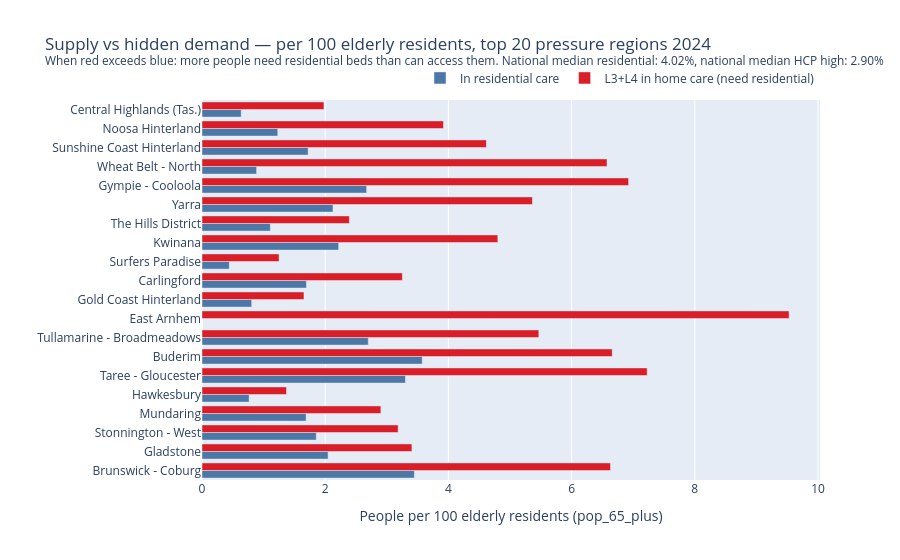

This figure's notebook cell:
### Markdown cell above
## Three-Tier Access Gap: Why These Regions Are Under-Served

`waitlist_pressure` shows *how stretched* supply is relative to demand. But it doesn't explain *why* some regions end up with so little supply. Three access rate dimensions make the structural pattern visible:

| Metric | Formula | What it shows |
|--------|---------|---------------|
| `access_rate_residential` | total_residential / pop_65_plus × 100 | Who is actually IN residential care today |
| `access_rate_hcp_high` | hcp_high_needs / pop_65_plus × 100 | L3+L4 home care users per elderly population — hidden residential demand |
| `access_rate_combined` | (total_residential + total_homecare) / pop_65_plus × 100 | Total aged care reach of the system |

**The key signal:** when `access_rate_hcp_high` exceeds `access_rate_residential`, the system has more people who need residential beds than it has beds to offer. Home care is functioning as a holding pen — not by design, but by default.

National median (2024): residential **4.02%** vs HCP high-needs **2.90%**. In crisis regions, this ratio flips.

### Code cell
top20_sorted = top20.sort_values('waitlist_pressure')

fig = go.Figure()

fig.add_trace(go.Bar(
    y=top20_sorted['sa3_name'],
    x=top20_sorted['access_rate_residential'],
    name='In residential care',
    orientation='h',
    marker_color='#4C78A8',
    hovertemplate='%{y}<br>Residential access: %{x:.2f}% of pop 65+<extra></extra>',
))

fig.add_trace(go.Bar(
    y=top20_sorted['sa3_name'],
    x=top20_sorted['access_rate_hcp_high'],
    name='L3+L4 in home care (need residential)',
    orientation='h',
    marker_color='#da1e28',
    hovertemplate='%{y}<br>Hidden demand (L3+L4): %{x:.2f}% of pop 65+<extra></extra>',
))

fig.update_layout(
    barmode='group',
    title='Supply vs hidden demand — per 100 elderly residents, top 20 pressure regions 2024<br>'
          '<sup>When red exceeds blue: more people need residential beds than can access them. '
          'National median residential: 4.02%, national median HCP high: 2.90%</sup>',
    xaxis_title='People per 100 elderly residents (pop_65_plus)',
    yaxis_title='',
    height=560,
    legend=dict(orientation='h', yanchor='bottom', y=1.02, xanchor='right', x=1)
)
fig.show()

flipped = (top20['access_rate_hcp_high'] > top20['access_rate_residential']).sum()
nat_res = df['access_rate_residential'].median()
nat_hcp = df['access_rate_hcp_high'].median()
top20_res = top20['access_rate_residential'].mean()
top20_hcp = top20['access_rate_hcp_high'].mean()

print(f'{flipped}/20 worst regions: L3+L4 home care exceeds residential access per capita (ratio flipped)')
print(f'National median — residential: {nat_res:.2f}%  |  HCP high: {nat_hcp:.2f}%')
print(f'Top 20 average — residential: {top20_res:.2f}%  |  HCP high: {top20_hcp:.2f}%')
print(f'Top 20 residential is {nat_res/top20_res:.1f}x below national median — supply is the constraint, not demand.')

### Figure 1 — Plotly figure (JSON) as saved in the notebook; plotly's stock layout.template omitted (floating-point values rounded to 4 significant figures)
{"data": [{"hovertemplate": "%{y}<br>Residential access: %{x:.2f}% of pop 65+<extra></extra>", "marker": {"color": "#4C78A8"}, "name": "In residential care", "orientation": "h", "type": "bar", "x": [3.448, 2.047, 1.855, 1.69, 0.7649, 3.302, 3.575, 2.699, NaN, 0.8059, 1.696, 0.4431, 2.218, 1.109, 2.127, 2.672, 0.8866, 1.723, 1.23, 0.6363], "y": ["Brunswick - Coburg", "Gladstone", "Stonnington - West", "Mundaring", "Hawkesbury", "Taree - Gloucester", "Buderim", "Tullamarine - Broadmeadows", "East Arnhem", "Gold Coast Hinterland", "Carlingford", "Surfers Paradise", "Kwinana", "The Hills District", "Yarra", "Gympie - Cooloola", "Wheat Belt - North", "Sunshine Coast Hinterland", "Noosa Hinterland", "Central Highlands (Tas.)"]}, {"hovertemplate": "%{y}<br>Hidden demand (L3+L4): %{x:.2f}% of pop 65+<extra></extra>", "marker": {"color": "#da1e28"}, "name": "L3+L4 in home care (need residential)", "orientation": "h", "type": "bar", "x": [6.631, 3.408, 3.184, 2.904, 1.372, 7.227, 6.66, 5.468, 9.531, 1.655, 3.253, 1.251, 4.802, 2.392, 5.364, 6.926, 6.575, 4.616, 3.92, 1.979], "y": ["Brunswick - Coburg", "Gladstone", "Stonnington - West", "Mundaring", "Hawkesbury", "Taree - Gloucester", "Buderim", "Tullamarine - Broadmeadows", "East Arnhem", "Gold Coast Hinterland", "Carlingford", "Surfers Paradise", "Kwinana", "The Hills District", "Yarra", "Gympie - Cooloola", "Wheat Belt - North", "Sunshine Coast Hinterland", "Noosa Hinterland", "Central Highlands (Tas.)"]}], "layout": {"barmode": "group", "height": 560, "legend": {"orientation": "h", "x": 1, "xanchor": "right", "y": 1.02, "yanchor": "bottom"}, "title": {"text": "Supply vs hidden demand — per 100 elderly residents, top 20 pressure regions 2024<br><sup>When red exceeds blue: more people need residential beds than can access them. National median residential: 4.02%, national median HCP high: 2.90%</sup>"}, "xaxis": {"title": {"text": "People per 100 elderly residents (pop_65_plus)"}}, "yaxis": {"title": {"text": ""}}}}
